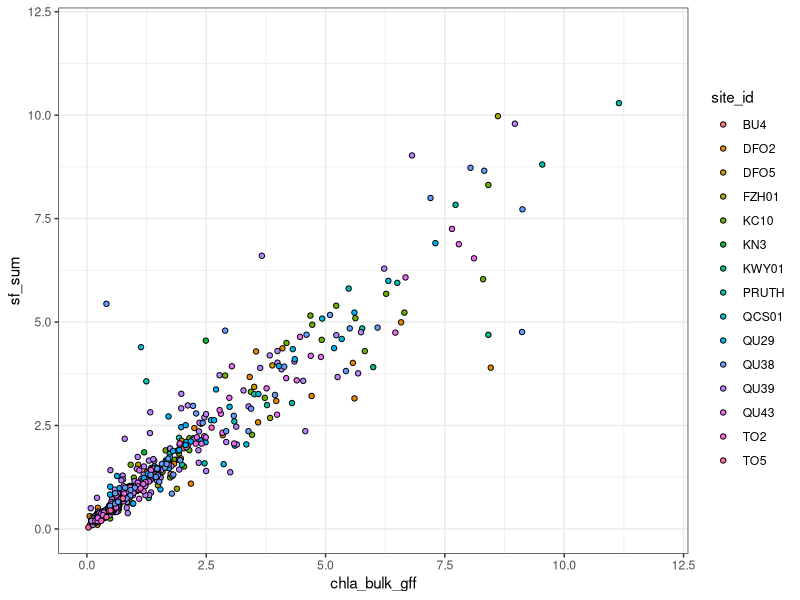
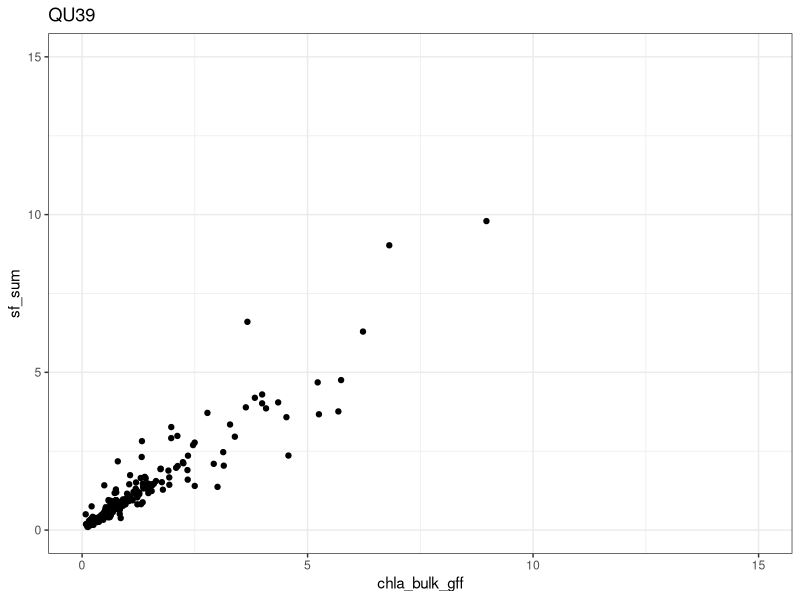
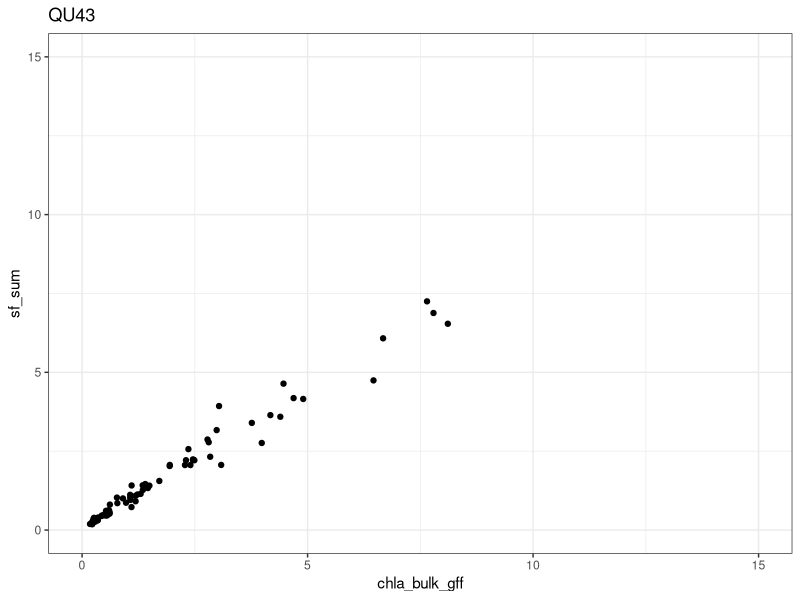
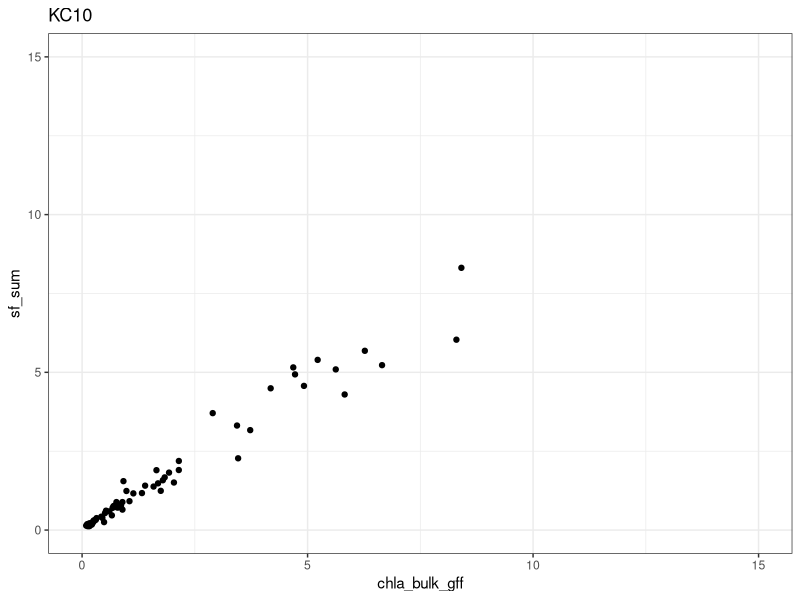
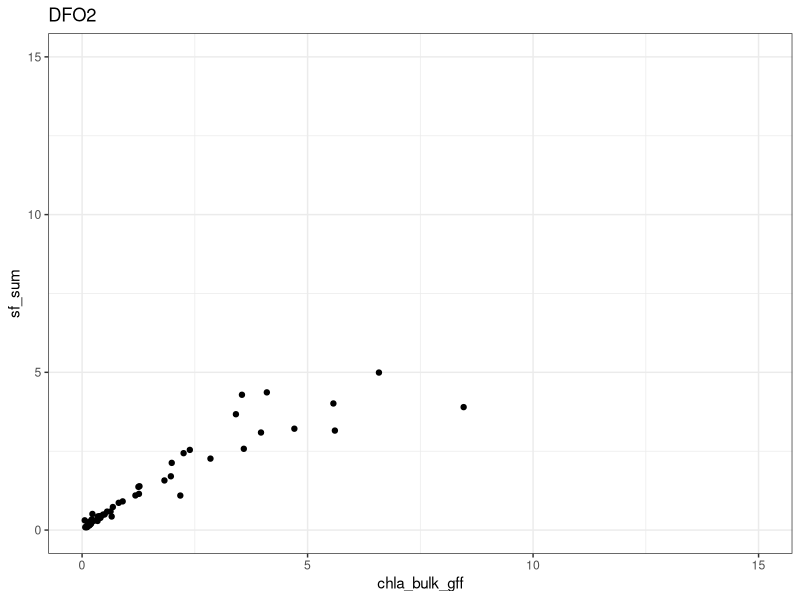
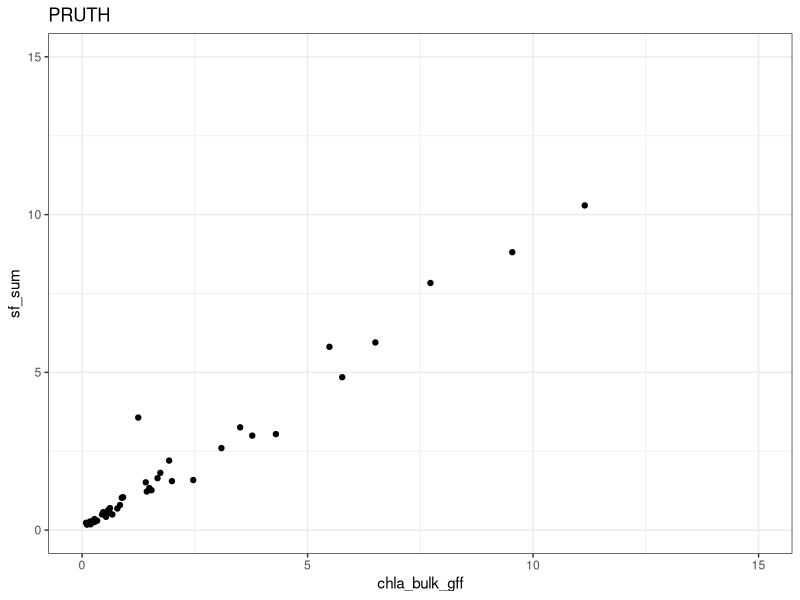
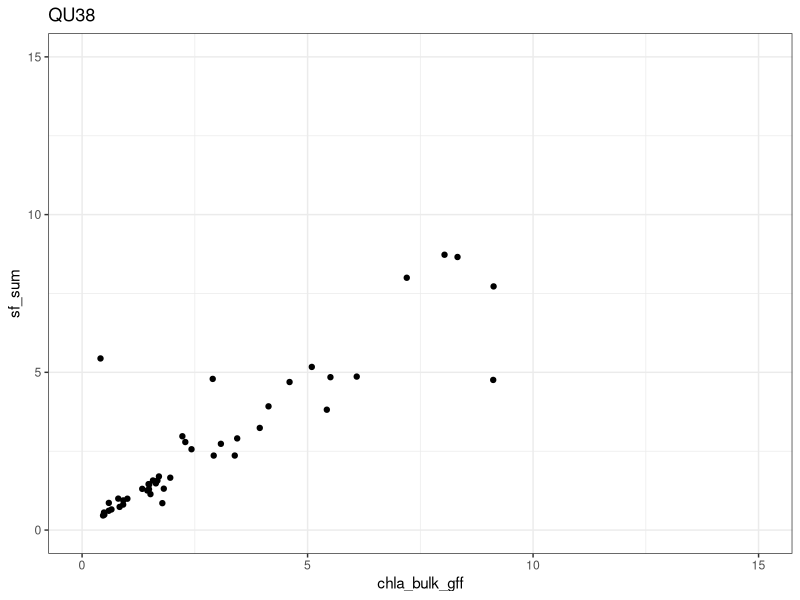
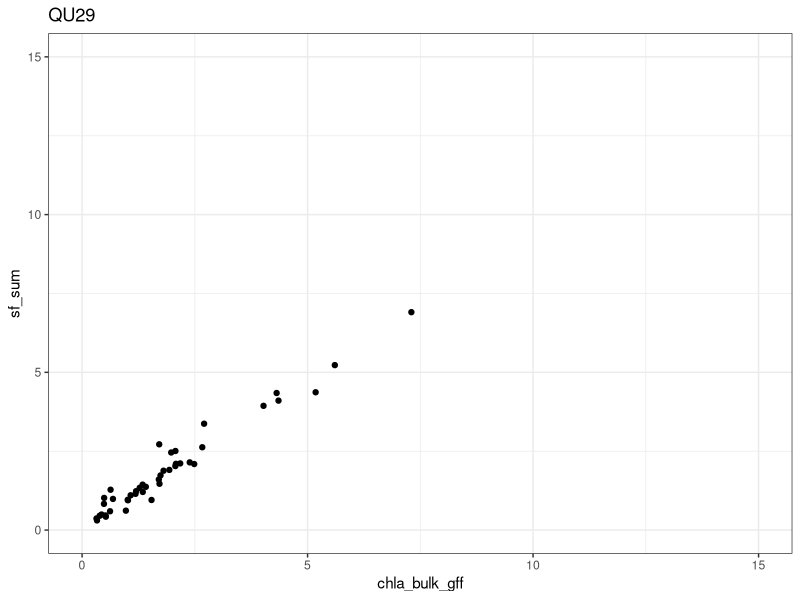

Here is the R script that generated these plots, in order:
## ---- chunk 1
#Load packages

library(tidyverse)
library(here)
## ---- chunk 2
#Upload dataset - Pre-changes
c_old <- read_csv(here("files", "erddap_2021-01-11.csv"))

#Newest erddap upload - date in file name
c <- read_csv(here("files", "erddap-2021-11-08.csv"))

#portal upload for QC. 
c_p <- read_csv(here("files", "portal_erddap_2021-11-08.csv"))

#Drop second row that contains units
c <- c[-c(1), ]

## ---- chunk 3
#Creating size_fractionated sum column for comparison with bulk 

#Converting columns with concentrations from character to numeric - were uploaded as character because of row that contained units
c[ ,12:23] <- sapply(c[ ,12:23], as.numeric)

#Calculating size fractionated sum. This calculation ignores NAs, which is good because non-complete size fraction sets will not be included in comparisons
c <- c %>% 
  mutate(sf_sum = chla_20um + chla_3_20um + chla_gff_3um)

#Making a date column without h:m:s
c <- c %>% 
  mutate(date = lubridate::date(time)) %>% 
  relocate(date, .after = time)
## ---- chunk 4
#Looking into what sites and stations comprise the dataset.

sites <- c %>% 
  group_by(site_id) %>% 
  summarise(n_site = n())

site_list <- sites$site_id

#Looking into numbers of each filter type for each station - which stations collect size-fractionated samples?
# c_long <- c %>% 
#   select(work_area:date, chla_20um, chla_3_20um, chla_gff_3um:chla_bulk_gff) %>% 
#   pivot_longer(cols = c(chla_20um:chla_bulk_gff), names_to = "filter_type",
#                values_to = "chla")
# 
# n_filt <- c_long %>% 
#   filter(is.na(chla)) %>% 
#   group_by(site_id, filter_type) %>% 
#   summarise(n_filt = n()) %>% 
#   ungroup() %>% 
#   pivot_wider(names_from = filter_type, values_from = n_filt) %>% 
#   relocate(chla_bulk_gff, .after = chla_gff_3um)

#List of surveys
survey <- c %>% 
  distinct(survey)

#List of unique survey-station combinations 
site_survey <- c %>% 
  distinct(site_id, survey)

#Nearshore stations
ns <- c %>% 
  filter(survey == "MACRO_MGEO" | survey == "MACRO_MGEO,KWAK" | 
           survey == "MACRO_MGEO,QCS_V2" | survey == "QCS_V2,MACRO_MGEO")

#Want to find the earliest and latest date in data-set. 
date <- c %>% 
  summarise(min_date = min(date),
            max_date = max(date))

## ---- chunk 5
#From the portal download, selecting AV data and the stations from the erddap station list.
c_p <- c_p %>% 
  select(date, site_id, hakai_id, line_out_depth, collected, filter_type, 
         chla_flag, chla_final, phaeo_flag) %>% 
  filter(chla_flag == "AV" & phaeo_flag == "AV" & site_id %in% site_list)
## ---- chunk 6
#Things that have come up

#1 - Nearshore and Johnstone Strait stations showing up - these have been removed from the erddap query
#2 - Do we keep SF samples where concentrations are missing from a filter?

## ---- chunk 7
#Scatter looking at bulk chlorophyll versus size_fractionated sum
c %>%
  filter(!is.na(sf_sum)) %>% 
  ggplot(aes(x = chla_bulk_gff, y = sf_sum, fill = site_id)) + 
  geom_point(pch = 21) +
  xlim(0, 12) +
  ylim(0, 12) +
  theme_bw()

c %>%
  filter(!is.na(sf_sum) & site_id == "QU39") %>% 
  ggplot(aes(x = chla_bulk_gff, y = sf_sum)) + 
  geom_point() +
  xlim(0, 15) +
  ylim(0, 15) +
  ggtitle("QU39") +
  theme_bw()

c %>%
  filter(!is.na(sf_sum) & site_id == "QU43") %>% 
  ggplot(aes(x = chla_bulk_gff, y = sf_sum)) + 
  geom_point() +
  xlim(0, 15) +
  ylim(0, 15) +
  ggtitle("QU43") +
  theme_bw()

c %>%
  filter(!is.na(sf_sum) & site_id == "KC10") %>% 
  ggplot(aes(x = chla_bulk_gff, y = sf_sum)) + 
  geom_point() +
  xlim(0, 15) +
  ylim(0, 15) +
  ggtitle("KC10") +
  theme_bw()

c %>%
  filter(!is.na(sf_sum) & site_id == "DFO2") %>% 
  ggplot(aes(x = chla_bulk_gff, y = sf_sum)) + 
  geom_point() +
  xlim(0, 15) +
  ylim(0, 15) +
  ggtitle("DFO2") +
  theme_bw()

c %>%
  filter(!is.na(sf_sum) & site_id == "PRUTH") %>% 
  ggplot(aes(x = chla_bulk_gff, y = sf_sum)) + 
  geom_point() +
  xlim(0, 15) +
  ylim(0, 15) +
  ggtitle("PRUTH") +
  theme_bw()

c %>%
  filter(!is.na(sf_sum) & site_id == "QU38") %>% 
  ggplot(aes(x = chla_bulk_gff, y = sf_sum)) + 
  geom_point() +
  xlim(0, 15) +
  ylim(0, 15) +
  ggtitle("QU38") +
  theme_bw()

c %>%
  filter(!is.na(sf_sum) & site_id == "QU29") %>% 
  ggplot(aes(x = chla_bulk_gff, y = sf_sum)) + 
  geom_point() +
  xlim(0, 15) +
  ylim(0, 15) +
  ggtitle("QU29") +
  theme_bw()

c %>%
  filter(!is.na(sf_sum) & site_id == "FZH01") %>% 
  ggplot(aes(x = chla_bulk_gff, y = sf_sum)) + 
  geom_point() +
  xlim(0, 15) +
  ylim(0, 15) +
  ggtitle("FZH01") +
  theme_bw()

c %>%
  filter(!is.na(sf_sum) & site_id == "QCS01") %>% 
  ggplot(aes(x = chla_bulk_gff, y = sf_sum)) + 
  geom_point() +
  xlim(0, 15) +
  ylim(0, 15) +
  ggtitle("QCS01") +
  theme_bw()

c %>%
  filter(!is.na(sf_sum) & site_id == "DFO5") %>% 
  ggplot(aes(x = chla_bulk_gff, y = sf_sum)) + 
  geom_point() +
  xlim(0, 15) +
  ylim(0, 15) +
  ggtitle("DFO5") +
  theme_bw()

c %>%
  filter(!is.na(sf_sum) & site_id == "JS12") %>% 
  ggplot(aes(x = chla_bulk_gff, y = sf_sum)) + 
  geom_point() +
  xlim(0, 15) +
  ylim(0, 15) +
  ggtitle("JS12") +
  theme_bw()

c %>%
  filter(!is.na(sf_sum) & site_id == "JS1") %>% 
  ggplot(aes(x = chla_bulk_gff, y = sf_sum)) + 
  geom_point() +
  xlim(0, 15) +
  ylim(0, 15) +
  ggtitle("JS1") +
  theme_bw()

c %>%
  filter(!is.na(sf_sum) & site_id == "NBCH01") %>% 
  ggplot(aes(x = chla_bulk_gff, y = sf_sum)) + 
  geom_point() +
  xlim(0, 15) +
  ylim(0, 15) +
  ggtitle("NBCH01") +
  theme_bw()

c %>%
  filter(!is.na(sf_sum) & site_id == "BU4") %>% 
  ggplot(aes(x = chla_bulk_gff, y = sf_sum)) + 
  geom_point() +
  xlim(0, 15) +
  ylim(0, 15) +
  ggtitle("BU4") +
  theme_bw()

c %>%
  filter(!is.na(sf_sum) & site_id == "KN3") %>% 
  ggplot(aes(x = chla_bulk_gff, y = sf_sum)) + 
  geom_point() +
  xlim(0, 15) +
  ylim(0, 15) +
  ggtitle("KN3") +
  theme_bw()

c %>%
  filter(!is.na(sf_sum) & site_id == "KWY01") %>% 
  ggplot(aes(x = chla_bulk_gff, y = sf_sum)) + 
  geom_point() +
  xlim(0, 15) +
  ylim(0, 15) +
  ggtitle("KWY01") +
  theme_bw()

c %>%
  filter(!is.na(sf_sum) & site_id == "TO2") %>% 
  ggplot(aes(x = chla_bulk_gff, y = sf_sum)) + 
  geom_point() +
  xlim(0, 15) +
  ylim(0, 15) +
  ggtitle("TO2") +
  theme_bw()

c %>%
  filter(!is.na(sf_sum) & site_id == "TO5") %>% 
  ggplot(aes(x = chla_bulk_gff, y = sf_sum)) + 
  geom_point() +
  xlim(0, 15) +
  ylim(0, 15) +
  ggtitle("TO5") +
  theme_bw()
## ---- chunk 8
#I think that the clear outliers at PRUTH, QU38, QCS01 should be removed.
#Need to think about the filter sets without all the filters. Why and why not remove?

#I haven't really QC'd for whether a filter was switched or confused (i.e. is the concentration for 3-20um actually the concentration of GFF-3um and this made it through metadata checks?). This takes some more detailed analysis and knowledge of the system. This hasn't been done for many of the stations. Tricky, because wouldn't happen regularly, but should be considered for a "research" dataset, but is very hard to QC for. A bit of a herculean task here.   

#Why
#Samples should be used in conjunction with the set to look at size distribution
#Hard to assess quality without the entire filter set
#Why is one of the filters missing. Analysis issue - did this issue affect the other samples in the set? How do we know? Really tough to diagnose. Was there a filter missing in the stack? Did the filter just get lost (this would be the instance where it is OK to keep the other filters).

#Why not
#Assuming the issue was limited to the removed/missing filter, the other filters should be good.
#Could still use the individual filter concentrations for wider scale analysis (i.e. was 3-20um Chl greater in one year versus others), although, would probably want to be consistent here and only use data where all three filter types are available.

#Thoughts
#I think the entire set should be removed when all three aren't present. I worry about user's misinterpreting the data and using 2 of 3 filters when they shouldn't be. 





## ---- chunk 9
#Trying to see which filters have less than 3 size-fractions

#Converting the chlorophyll datasheet to long format.
c_long <- c %>% 
  select(time, date, site_id, line_out_depth, `20um` = chla_20um, 
         `3um` = chla_3_20um, `GF/F` = chla_gff_3um) %>% 
  pivot_longer(cols = c(`20um`, `3um`, `GF/F`), 
               names_to = "filter_type", values_to = "chla")


#so this is using the erddap download and the following is using the portal download. Why are the numbers different?
c_filt_check <- c_long %>%
  filter(!is.na(chla) & !filter_type == "Bulk GF/F") %>% 
  group_by(time, site_id, line_out_depth) %>%
  mutate(n_filt = n()) %>%
  ungroup() %>% 
  filter(n_filt < 3)

#Data downloaded from the portal using parameters being included in erddap query. Maybe it's catching data outside of the erddap query?
cp_filt_check <- c_p %>% 
  filter(!is.na(chla_final) & !filter_type == "Bulk GF/F") %>% 
  group_by(collected, site_id, line_out_depth) %>%
  mutate(n_filt = n()) %>%
  ungroup() %>% 
  filter(n_filt < 3)

#Pulling out important columns for merge with erdapp datasheet to join and try to cross compare.
test_p <- cp_filt_check %>% 
  select(date, site_id, filter_type, line_out_depth, hakai_id) %>% 
  mutate(count_p = row_number())

test_e <- c_filt_check %>% 
  select(date, site_id, line_out_depth, filter_type)%>% 
  mutate(count_e = row_number())

#For some reason, the line out depth is in character format and needs to be converted to numeric to merge/join
test_e[ ,3] <- sapply(test_e[ ,3], as.numeric)

#So these filters are on the 
filt_check_join <- test_p %>% 
  left_join(test_e) %>% 
  filter(is.na(count_e))

filt_check_list <- filt_check_join %>% 
  select(hakai_id)

#This filter is not on erddap. Why?
c_check <- c %>% 
  filter(date == "2018-07-16" & site_id == "QU39" & line_out_depth == 20)

#Why aren't these two matching up? AVC in phaeopigments maybe?
#This brought the number down, but not equal

#My join isn't doing what I want it too, but visual shows 2018-07-11 QU39 0m showing up in portal, but not on erddap - a day when only a GF/F is present. 

#Need to figure this out tomorrow. 


#It would actually be better to check this from a portal download as it will include the HakaiID numbers for QC. But, good to have both so I can ensure that they are giving the same output. 



#Issue #1
#2018-11-28T09:58:39Z, QU39 - duplicated values. I guess I need to contact Bryn. 

#Issue #2



## ---- chunk 10
kc10 <- c %>% 
  filter(site_id == "KC10") %>% 
  mutate(diff = chla_bulk_gff/sf_sum)

dfo2 <- c %>% 
  filter(site_id == "DFO2") %>% 
  mutate(diff = chla_bulk_gff/sf_sum)

pruth <- c %>% 
  filter(site_id == "PRUTH") %>% 
  mutate(diff = chla_bulk_gff/sf_sum)

qu38 <- c %>% 
  filter(site_id == "QU38") %>% 
  mutate(diff = chla_bulk_gff/sf_sum)

qcs01 <- c %>% 
  filter(site_id == "QCS01") %>% 
  mutate(diff = chla_bulk_gff/sf_sum)
